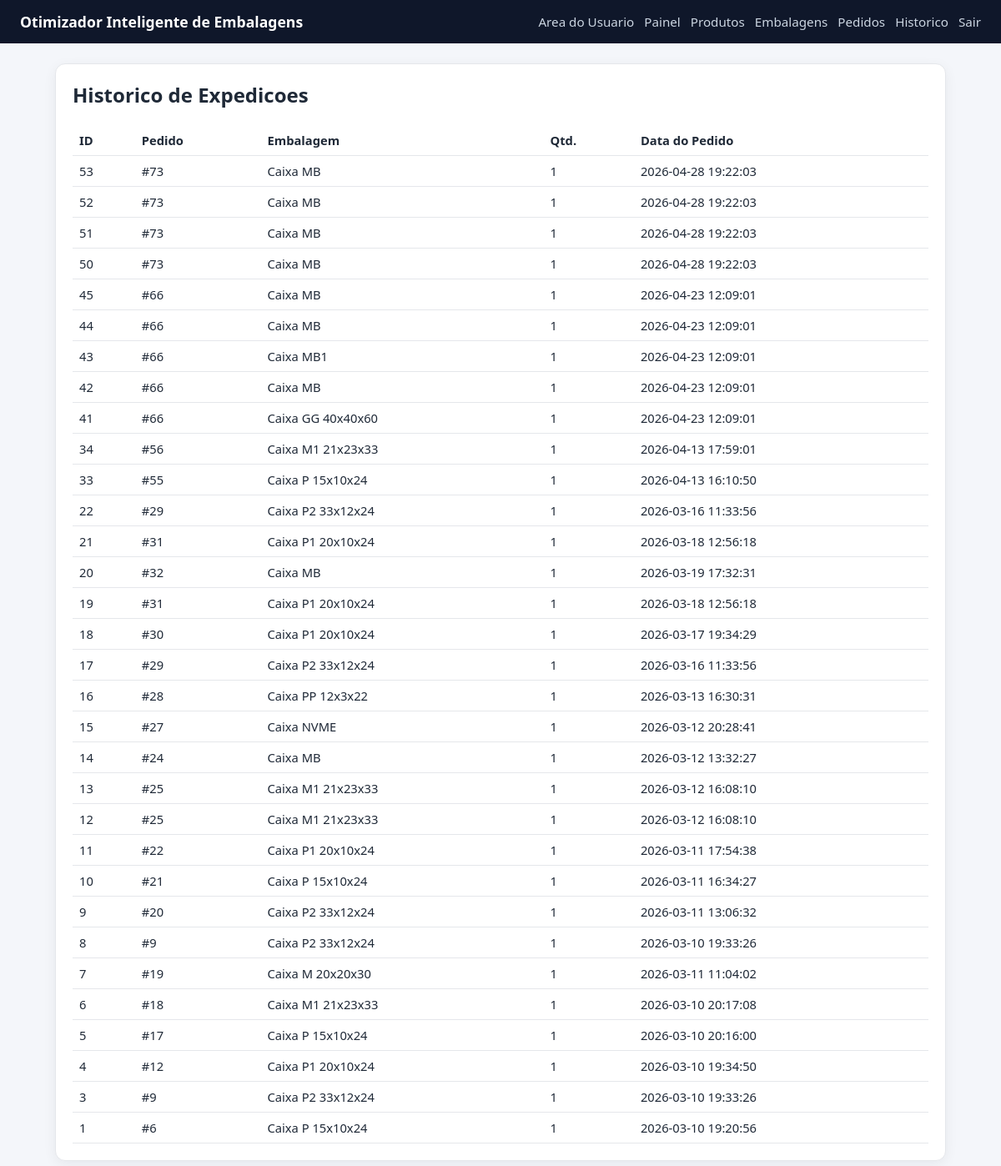
The page /history (signed in) on the database its author committed.
### tables this page shows
CREATE TABLE shipment_history (
                id INTEGER PRIMARY KEY AUTOINCREMENT,
                order_id INTEGER NOT NULL,
                box_id INTEGER NOT NULL, quantity INTEGER NOT NULL DEFAULT 1, assignments_json TEXT,
                FOREIGN KEY(order_id) REFERENCES orders(id),
                FOREIGN KEY(box_id) REFERENCES boxes(id)
            );

CREATE TABLE boxes (
                id INTEGER PRIMARY KEY AUTOINCREMENT,
                name TEXT NOT NULL UNIQUE,
                length_cm REAL NOT NULL,
                width_cm REAL NOT NULL,
                height_cm REAL NOT NULL,
                max_weight REAL NOT NULL
            , is_active INTEGER NOT NULL DEFAULT 1, max_capacity_weight REAL);

CREATE TABLE orders (
                id INTEGER PRIMARY KEY AUTOINCREMENT,
                created_at TEXT NOT NULL DEFAULT CURRENT_TIMESTAMP
            );

### shipping_ai/app_volum.py (the view)
@app.route("/history", methods=["GET"])
@admin_required
def history():
    rows = list_shipment_history(DB_PATH)
    return render_template("history.html", history=rows)

### shipping_ai/app_volum.py (called while the page is built)
def admin_required(view_func):
    @wraps(view_func)
    def _wrapped(*args, **kwargs):
        if not session.get("is_admin"):
            next_url = request.path
            return redirect(url_for("admin_login", next=next_url))
        return view_func(*args, **kwargs)
    return _wrapped

### shipping_ai/database.py (called while the page is built)
def get_connection(db_path):
    conn = sqlite3.connect(db_path)
    conn.row_factory = sqlite3.Row
    return conn

def list_shipment_history(db_path):
    with closing(get_connection(db_path)) as conn:
        rows = conn.execute(
            """
            SELECT
                sh.id,
                sh.order_id,
                sh.box_id,
                sh.quantity,
                o.created_at,
                b.name AS box_name
            FROM shipment_history sh
            JOIN orders o ON o.id = sh.order_id
            JOIN boxes b ON b.id = sh.box_id
            ORDER BY sh.id DESC
            """
        ).fetchall()
    return rows

### shipping_ai/templates/history.html
{% extends 'base.html' %}
{% block content %}
<section class="card">
    <h2>Historico de Expedicoes</h2>
    <table>
        <thead>
            <tr><th>ID</th><th>Pedido</th><th>Embalagem</th><th>Qtd.</th><th>Data do Pedido</th></tr>
        </thead>
        <tbody>
        {% for row in history %}
            <tr>
                <td>{{ row['id'] }}</td>
                <td>#{{ row['order_id'] }}</td>
                <td>{{ row['box_name'] }}</td>
                <td>{{ row['quantity'] }}</td>
                <td>{{ row['created_at'] }}</td>
            </tr>
        {% else %}
            <tr><td colspan="5">Ainda nao ha historico de expedicoes.</td></tr>
        {% endfor %}
        </tbody>
    </table>
</section>
{% endblock %}

### shipping_ai/static/style.css (style rules this page uses)
* { box-sizing: border-box; }
body { margin: 0; font-family: Segoe UI, Tahoma, sans-serif; background: #f4f6fa; color: #1f2937; }
.card { background: #fff; border-radius: 12px; padding: 20px; border: 1px solid #e5e7eb; box-shadow: 0 4px 16px rgba(15, 23, 42, 0.06); margin-bottom: 18px; }
h2, h3 { margin-top: 0; }
table { width: 100%; border-collapse: collapse; margin-top: 12px; }
th, td { border-bottom: 1px solid #e5e7eb; text-align: left; padding: 8px; font-size: 0.92rem; }

### rows shown on the page
shipment_history: id "53", order_id "73", box_name "Caixa MB", quantity "1", created_at "2026-04-28 19:22:03"
shipment_history: id "52", order_id "73", box_name "Caixa MB", quantity "1", created_at "2026-04-28 19:22:03"
shipment_history: id "51", order_id "73", box_name "Caixa MB", quantity "1", created_at "2026-04-28 19:22:03"
shipment_history: id "50", order_id "73", box_name "Caixa MB", quantity "1", created_at "2026-04-28 19:22:03"
shipment_history: id "45", order_id "66", box_name "Caixa MB", quantity "1", created_at "2026-04-23 12:09:01"
shipment_history: id "44", order_id "66", box_name "Caixa MB", quantity "1", created_at "2026-04-23 12:09:01"
shipment_history: id "43", order_id "66", box_name "Caixa MB1", quantity "1", created_at "2026-04-23 12:09:01"
shipment_history: id "42", order_id "66", box_name "Caixa MB", quantity "1", created_at "2026-04-23 12:09:01"
shipment_history: id "41", order_id "66", box_name "Caixa GG 40x40x60", quantity "1", created_at "2026-04-23 12:09:01"
shipment_history: id "34", order_id "56", box_name "Caixa M1 21x23x33", quantity "1", created_at "2026-04-13 17:59:01"
shipment_history: id "33", order_id "55", box_name "Caixa P 15x10x24", quantity "1", created_at "2026-04-13 16:10:50"
shipment_history: id "22", order_id "29", box_name "Caixa P2 33x12x24", quantity "1", created_at "2026-03-16 11:33:56"
shipment_history: id "21", order_id "31", box_name "Caixa P1 20x10x24", quantity "1", created_at "2026-03-18 12:56:18"
shipment_history: id "20", order_id "32", box_name "Caixa MB", quantity "1", created_at "2026-03-19 17:32:31"
shipment_history: id "19", order_id "31", box_name "Caixa P1 20x10x24", quantity "1", created_at "2026-03-18 12:56:18"
shipment_history: id "18", order_id "30", box_name "Caixa P1 20x10x24", quantity "1", created_at "2026-03-17 19:34:29"
shipment_history: id "17", order_id "29", box_name "Caixa P2 33x12x24", quantity "1", created_at "2026-03-16 11:33:56"
shipment_history: id "16", order_id "28", box_name "Caixa PP 12x3x22", quantity "1", created_at "2026-03-13 16:30:31"
shipment_history: id "15", order_id "27", box_name "Caixa NVME", quantity "1", created_at "2026-03-12 20:28:41"
shipment_history: id "14", order_id "24", box_name "Caixa MB", quantity "1", created_at "2026-03-12 13:32:27"
shipment_history: id "13", order_id "25", box_name "Caixa M1 21x23x33", quantity "1", created_at "2026-03-12 16:08:10"
shipment_history: id "12", order_id "25", box_name "Caixa M1 21x23x33", quantity "1", created_at "2026-03-12 16:08:10"
shipment_history: id "11", order_id "22", box_name "Caixa P1 20x10x24", quantity "1", created_at "2026-03-11 17:54:38"
shipment_history: id "10", order_id "21", box_name "Caixa P 15x10x24", quantity "1", created_at "2026-03-11 16:34:27"
shipment_history: id "9", order_id "20", box_name "Caixa P2 33x12x24", quantity "1", created_at "2026-03-11 13:06:32"
shipment_history: id "8", order_id "9", box_name "Caixa P2 33x12x24", quantity "1", created_at "2026-03-10 19:33:26"
shipment_history: id "7", order_id "19", box_name "Caixa M 20x20x30", quantity "1", created_at "2026-03-11 11:04:02"
shipment_history: id "6", order_id "18", box_name "Caixa M1 21x23x33", quantity "1", created_at "2026-03-10 20:17:08"
shipment_history: id "5", order_id "17", box_name "Caixa P 15x10x24", quantity "1", created_at "2026-03-10 20:16:00"
shipment_history: id "4", order_id "12", box_name "Caixa P1 20x10x24", quantity "1", created_at "2026-03-10 19:34:50"
shipment_history: id "3", order_id "9", box_name "Caixa P2 33x12x24", quantity "1", created_at "2026-03-10 19:33:26"
shipment_history: id "1", order_id "6", box_name "Caixa P 15x10x24", quantity "1", created_at "2026-03-10 19:20:56"
